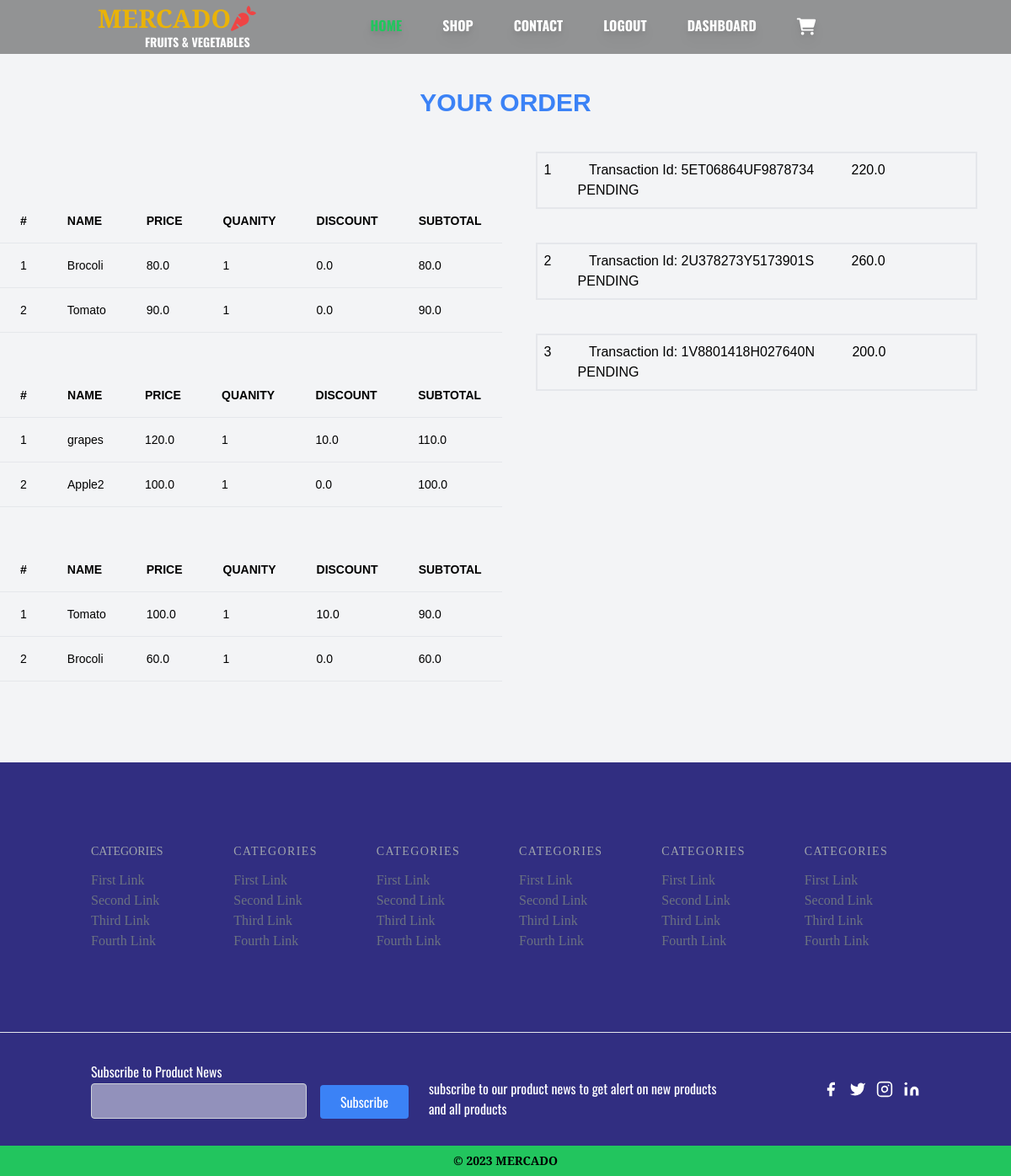
Page /dashboard/ (signed in) on the committed database.
### myapp/models.py (models this page shows)
class Cartcopy(models.Model):
    user=models.ForeignKey(CustomUser,on_delete=models.CASCADE)
    product=models.ForeignKey(Products,on_delete=models.CASCADE)
    qty=models.PositiveIntegerField()
    transaction_id=models.CharField(max_length=100)

class Products(models.Model):
    product_name=models.CharField(max_length=100)
    product_type=models.CharField(max_length=100,choices=PRODUCT_TYPES,default=ORGANIC_FRUITS)
    product_qty=models.PositiveIntegerField(default=0)
    product_image=models.ImageField(upload_to ='uploads/',blank=True)
    product_price=models.FloatField(validators=[MinValueValidator(0.0)],)
    product_discount=models.FloatField(validators=[MinValueValidator(0.0)],blank=True,default=0)

class Order(models.Model):
    user=models.ForeignKey(CustomUser,on_delete=models.CASCADE)
    amount=models.FloatField()
    status=models.CharField(max_length=100,choices=ORDER_STATUS,default=PENDING)
    transaction_id=models.CharField(max_length=100)
    shipping_address=models.TextField(null=True)

### myapp/views.py (the view)
# urls.py: path('dashboard/',views.dashboard,name="dashboard"),
def dashboard(request):
	if request.user.is_authenticated:
		ordr=Order.objects.exclude(user=request.user,status__contains="Delivered")
		cartcopy=[]
		subtotal_copy=[]
		total=[]
		for c in ordr:
			cart_copy=Cartcopy.objects.filter(transaction_id=c.transaction_id)
			cartcopy.append(cart_copy)
			subtotal=0
			for i in cart_copy:
				i.difference=(i.product.product_price*i.qty)-(i.product.product_discount*i.qty)
				subtotal=subtotal+i.difference
			total.append(subtotal+50)
		return render(request,"myapp/dashboard.html",{"cartcopy":cartcopy,"subtotal_copy":subtotal_copy,"total":total,"ordr":ordr})
	else:
		return redirect('login')

### myapp/templates/myapp/dashboard.html
{% extends 'myapp/index.html' %}
{% block dashboard %}
{% include 'myapp/navbar.html' %}
<p class="my-10 text-3xl text-blue-500 font-extrabold text-center uppercase">your order</p>
<div class="flex">
<div class="flex flex-col w-1/2 container mx-auto mb-10 justify-center items-center">
  <div class="overflow-x-auto sm:-mx-6 lg:-mx-8">
    <div class="inline-block min-w-full py-2 sm:px-6 lg:px-8">
      <div class="overflow-hidden">
        {% for c in cartcopy %}
        <table class="min-w-full text-left text-sm font-light my-12">
          <thead class="border-b font-medium dark:border-neutral-500">
            <tr>
              <th scope="col" class="px-6 py-4">#</th>
              <th scope="col" class="px-6 py-4 uppercase">name</th>
              <th scope="col" class="px-6 py-4 uppercase">price</th>
              <th scope="col" class="px-6 py-4 uppercase">quanity</th>
              <th scope="col" class="px-6 py-4 uppercase">discount</th>
              <th scope="col" class="px-6 py-4 uppercase">subtotal</th>
            </tr>
          </thead>
          <tbody>
            {% for e in c %}
            <tr class="border-b dark:border-neutral-500">
              <td class="whitespace-nowrap px-6 py-4 font-medium">{{forloop.counter}}</td>
              <td class="whitespace-nowrap px-6 py-4">{{e.product.product_name}}</td>
              <td class="whitespace-nowrap px-6 py-4">{{e.product.product_price}}</td>
              <td class="whitespace-nowrap px-6 py-4">{{e.qty}}</td>
              <td class="whitespace-nowrap px-6 py-4">{{e.product.product_discount}}</td>
              <td class="whitespace-nowrap px-6 py-4">{{e.difference}}</td>
            </tr>
            {% endfor %}
          </tbody>
        </table>
      {% endfor %}
      </div>
    </div>
  </div>
</div>
<div class="w-1/2 mx-10 space-y-10 h-auto">
{% for o in ordr %}
<div class="space-x-10 border-2 p-2">
  <span>{{forloop.counter}}</span>
  <span>Transaction Id: {{o.transaction_id}}</span>
   <span>{{o.amount}}</span>
   <span>{{o.status}}</span>
  </div>
{% endfor %}
</div>
</div>
{% include 'myapp/footer.html' %}
{% endblock %}

### myapp/static/css/main.css (style rules this page uses)
body { overflow-y: scroll; font-family: Arial, Helvetica, sans-serif; scrollbar-width: none; }
:root { --primary: white; --secondary: gray; }

### rows in the picture
Cartcopy: product.product_name "Brocoli", product.product_price "80.0", qty "1", product.product_discount "0.0", difference "80.0"
Cartcopy: product.product_name "Tomato", product.product_price "90.0", qty "1", product.product_discount "0.0", difference "90.0"
Cartcopy: product.product_name "grapes", product.product_price "120.0", qty "1", product.product_discount "10.0", difference "110.0"
Cartcopy: product.product_name "Apple2", product.product_price "100.0", qty "1", product.product_discount "0.0", difference "100.0"
Cartcopy: product.product_name "Tomato", product.product_price "100.0", qty "1", product.product_discount "10.0", difference "90.0"
Cartcopy: product.product_name "Brocoli", product.product_price "60.0", qty "1", product.product_discount "0.0", difference "60.0"
Order: transaction_id "5ET06864UF9878734", amount "220.0", status "PENDING"
Order: transaction_id "2U378273Y5173901S", amount "260.0", status "PENDING"
Order: transaction_id "1V8801418H027640N", amount "200.0", status "PENDING"
